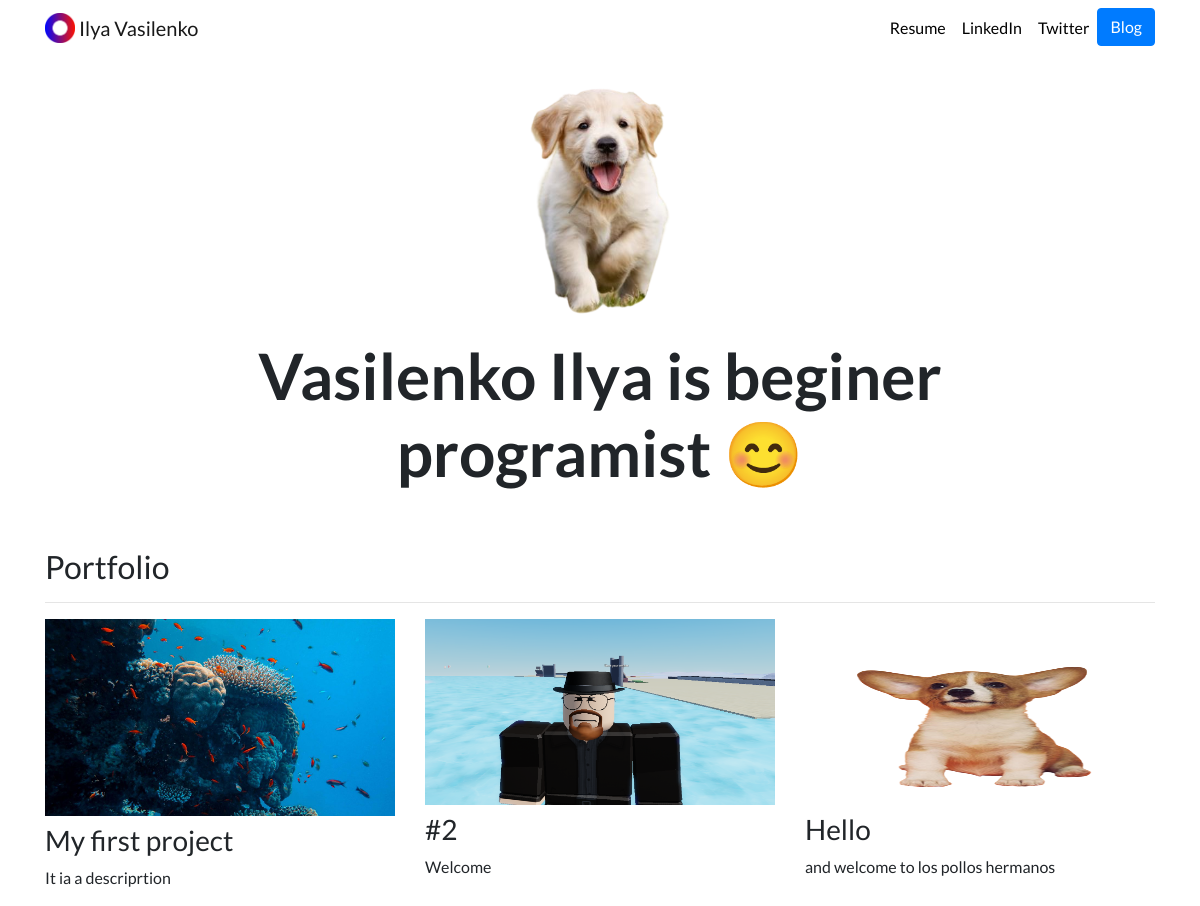
The page / on the database its author committed.
### portfolio/models.py (models this page shows, shortened)
class Project(models.Model):
    title=models.CharField(max_length=100)
    description=models.CharField(max_length=250)
    image=models.ImageField(upload_to='portfolio/image')
    url=models.URLField(blank=True)

### portfolio/views.py (the view)
# urls.py: path("",views.portfolio,name='home'),
def portfolio(request):
    projects = Project.objects.all()
    return render(request, "portfolio/home.html",{'projects':projects})

### portfolio/templates/portfolio/home.html
{% extends "portfolio/base.html" %}
{% load static %}
{% block content %}
<div class="row justify-content-center my-3">
  <div class="col-5">
    <img src="{% static 'portfolio/_98776281_gettyimages-521697453-removebg-preview.png' %}" class="img-fluid">
  </div>
</div>
<div class="row justify-content-center mb-3">
  <div class="col-md-9 text-center">
    <h1 id="hometext" class="font-weight-bold">Vasilenko Ilya is beginer programist 😊</h1>
  </div>
</div>
<h2 class="mt-5">Portfolio</h2>
<hr>
<div class="row">
  {% for project in projects %}
  <div class="col-lg-4 col-md-6">
    {% if project.url %}
    <a href="{{ project.url }}">
      <img src="{{ project.image.url }}" class="img-fluid mb-2">
    </a>
    {% else %}
    <img src="{{ project.image.url }}" class="img-fluid mb-2" style="width: 380px; height: 186px;">
    {% endif %}
    <h3>{{ project.title }}</h3>
    <p>{{ project.description }}</p>
  </div>
  {% endfor %}
</div>
{% endblock %}

### portfolio/templates/portfolio/base.html (shortened to what this page needs)
{% load static %}
<!doctype html>
<html lang="en">
<head>
  <link rel="stylesheet" href="https://stackpath.bootstrapcdn.com/bootstrap/4.4.1/css/bootstrap.min.css">
  <link rel="stylesheet" href="{% static 'portfolio/custom.css' %}">
</head>
<body>
  <nav id="topNav" class="navbar navbar-expand-md navbar-light">
    <div class="container">
      <a class="navbar-brand" href="{% url 'home' %}">
        <img src="{% static 'portfolio/Logo.png' %}" width="30" height="30" class="d-inline-block align-top" alt="Nick's Logo">
        <span>Ilya Vasilenko</span>
      </a>
      <div class="collapse navbar-collapse text-center" id="navbarNav">
        <ul class="navbar-nav ml-auto">
          <li class="nav-item">
            <a class="nav-link" href="{% static 'portfolio/kobylianska-olha-iulianivna-Valse-melancolique-(melankholiynyy-vals)2457.pdf' %}">Resume</a>
          </li>
          <li class="nav-item">
            <a class="nav-link" href="https://www.linkedin.com/in/nick-walter/" target="_blank">LinkedIn</a>
          </li>
          <li class="nav-item">
            <a class="nav-link" href="https://twitter.com/ZappyCode" target="_blank">Twitter</a>
          </li>
          <li>
            <a role="button" href="{% url 'blog:all_blogs' %}" class="btn btn-primary">Blog</a>
          </li>
        </ul>
      </div>
    </div>
  </nav>
  <div class="container">
    {% block content %}{% endblock %}
  </div>
</body>
</html>

### portfolio/static/portfolio/custom.css (style rules this page uses)
.navbar-nav .nav-link { color: rgba(0,0,0,1) !important; }
body { font-family: 'Lato', sans-serif; }
@media (min-width: 992px) { #hometext { font-size: 4rem; } }

### rows shown on the page
Project: image (picture), title "My first project", description "It ia a descriprtion"
Project: image (picture), title "#2", description "Welcome"
Project: image (picture), title "Hello", description "and welcome to los pollos hermanos"
